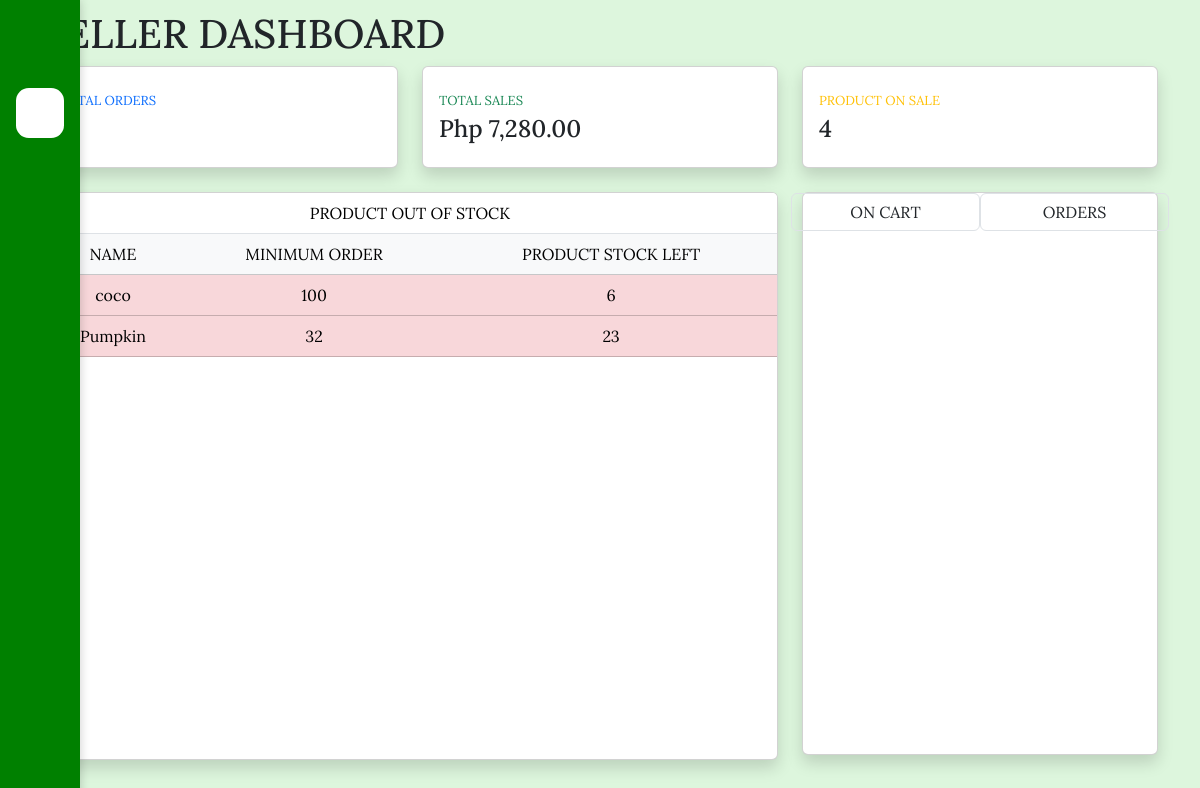
The page /E-FarmErce/seller.php (signed in) on the database its author committed.
### tables this page shows
CREATE TABLE `products` (
  `product_id` int(100) NOT NULL,
  `product_img` varchar(200) NOT NULL,
  `product_name` varchar(50) NOT NULL,
  `product_price` int(200) NOT NULL,
  `product_cat` text NOT NULL,
  `product_stock` int(200) NOT NULL,
  `min_order` int(100) NOT NULL,
  `product_details` varchar(200) NOT NULL,
  `seller_id` int(100) NOT NULL,
  `date_added` timestamp NOT NULL DEFAULT current_timestamp() ON UPDATE current_timestamp(),
  `product_status` text NOT NULL DEFAULT 'On Sale' COMMENT 'On Sale, Sold'
);

### E-FarmErce/seller.php (the view, shortened to what this page needs)
<?php
    require_once './includes/db.php';
    $user_id = $_SESSION['user_id'];
    $query3 = "SELECT COUNT(*) AS count2, SUM(order_total) AS total_order FROM orders WHERE seller_id = '$user_id'";
    $res2 = mysqli_query($conn, $query3);
    $row3 = mysqli_fetch_assoc($res2);
    $total_order = $row3['total_order'];
    $query4 = "SELECT COUNT(*) AS count3 FROM products WHERE seller_id = '$user_id' AND product_status = 'On Sale'";
    $re2 = mysqli_query($conn, $query4);
    $row4 = mysqli_fetch_assoc($re2);
    $count2 = $row4['count3'];
?>
<!DOCTYPE html>
<html lang="en">
<head>
    <?php require_once './includes/head.php'; ?>
</head>
<body class="pad">
    <div class="container">
        <?php require_once './includes/sidenav.php';?>
        <div class="row d-flex">
            <div class="col-10">
                <h1 style="padding-top: 10px;">SELLER DASHBOARD</h1>
            </div>
            <div class="col-2">
                <button type="button"style=" color: green;" class="btn position-relative m-2" data-bs-toggle="offcanvas" data-bs-target="#notif" aria-controls="offcanvasRight">
                <ion-icon size="large" name="notifications-outline"></ion-icon></button>
            </div>
        </div>
        <div class="row">
            <div class="col-xl-4 col-md-4 mb-4">
                <div class="card card-custom shadow py-2">
                    <div class="card-body">
                        <div class="row no-gutters align-items-center">
                            <div class="col mr-2">
                                <div class="font-weight-bold text-primary text-uppercase mb-1" style="font-size: small;">
                                    TOTAL ORDERS</div>
                                <div class="h5 mb-0 font-weight-bold text-gray-800" style="font-size: x-large;"><?php echo $count2; ?></div>
                            </div>
                        </div>
                    </div>
                </div>
            </div>
            <div class="col-xl-4 col-md-4 mb-4">
                <div class="card shadow py-2">
                    <div class="card-body">
                        <div class="row no-gutters align-items-center">
                            <div class="col mr-2">
                                <div class="font-weight-bold text-success text-uppercase mb-1" style="font-size: small;">
                                    TOTAL SALES</div>
                                <div class="h5 mb-0 font-weight-bold text-gray-800" style="font-size: x-large;"><?php echo CURRENCY . number_format($total_order, 2); ?></div>
                            </div>
                        </div>
                    </div>
                </div>
            </div>
            <div class="col-xl-4 col-md-4 mb-4">
                <div class="card shadow py-2">
                    <div class="card-body">
                        <div class="row no-gutters align-items-center">
                            <div class="col mr-2">
                                <div class="font-weight-bold text-warning text-uppercase mb-1" style="font-size: small;">
                                    PRODUCT ON SALE</div>
                                <div class="h5 mb-0 font-weight-bold text-gray-800" style="font-size: x-large;"><?php echo $count2; ?></div>
                            </div>
                        </div>
                    </div>
                </div>
            </div>
        </div>
        <div class="row">
            <div class="col-md-8">
                <div class="card shadow" style="height: 35.5em; display:block; overflow-y:scroll;">
                    <div class="table">
                        <table class="table table-responsive">
                            <thead class="text-center">
                                <tr>
                                    <td colspan="3">PRODUCT OUT OF STOCK</td>
                                </tr>
                            </thead>
                            <thead class="table-light text-center">
                                <tr>
                                    <td>NAME</td>
                                    <td>MINIMUM ORDER</td>
                                    <td>PRODUCT STOCK LEFT</td>
                                </tr>
                            </thead>
                            <tbody class="text-center">
                            <?php
                                $sql = "SELECT * FROM products WHERE seller_id = '$user_id' AND product_stock < min_order AND product_status = 'On Sale'
                                    ORDER BY product_stock ASC";
                                $result = mysqli_query($conn, $sql);
                                foreach($result as $row){
                            ?>
                                <tr class="table-danger">
                                    <td><?php echo $row['product_name'] ?></td>
                                    <td><?php echo $row['min_order'] ?></td>
                                    <td><?php echo $row['product_stock'] ?></td>
                                </tr>
                                <?php } ?>
                            </tbody>
                        </table>
                    </div>
                </div>
            </div>
            <div class="col-md-4">
                <div class="card shadow" style="height: 35.2em;">
                    <div class="row text-center">
                        <button class="btn border" style="width: 50%;" name="">ON CART</button>
                        <button class="btn border" style="width: 50%;" name="">ORDERS</button>
                    </div>
                </div>
            </div>
        </div>
    </div>
</body>
</html>

### E-FarmErce/css/css.css (style rules this page uses)
* { font-family: 'Anton', sans-serif; font-family: 'Lora', serif; }
body { background-color: rgb(221, 246, 221); }

### rows shown on the page
products: product_name "coco", min_order "100", product_stock "6"
products: product_name "Pumpkin", min_order "32", product_stock "23"

### other values the page prints
CURRENCY "Php"
$total_order "7,280.00"
$count2 "4"
